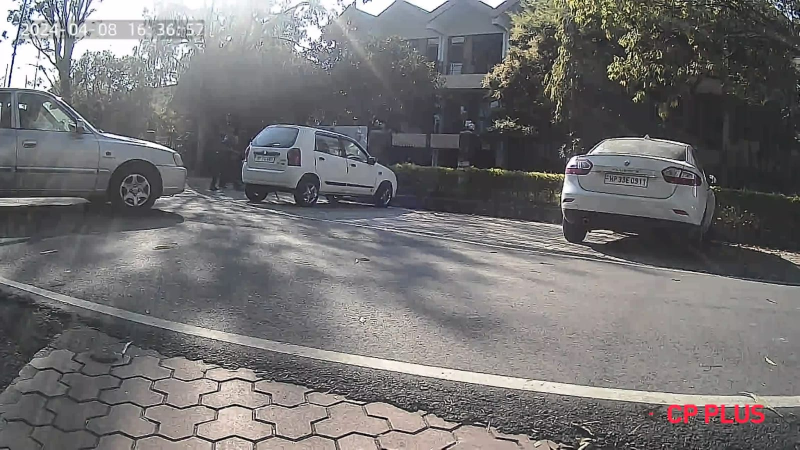
#> input picture controllers/parking-Python/kbh.jpeg, 1599 x 899 px (shown at 1/2 size)
$ python kbhmarks.py
#> lines starting #> are read from the running program, lines starting #| are printed output that depends on the picture
#> further down, image is the input picture: shape (899, 1599, 3); mean B, G, R 114.6, 113.8, 115.3
import cv2 as cv
import pickle #its used to save the data and move it to some file

try:
    with open("kbhposn",'rb') as f:
        poslist=pickle.load(f)
except:
    poslist=[]

width,height=200,200
def rescaleframe(frame,scale=0.75):
#> called with scale = 0.75
    width=int(frame.shape[1]*scale)
#> width = 1199
    height=int(frame.shape[0]*scale)
#> height = 674
    dimensions=(width,height)
#> dimensions = (1199, 674)
    return cv.resize(frame,dimensions,interpolation=cv.INTER_AREA)
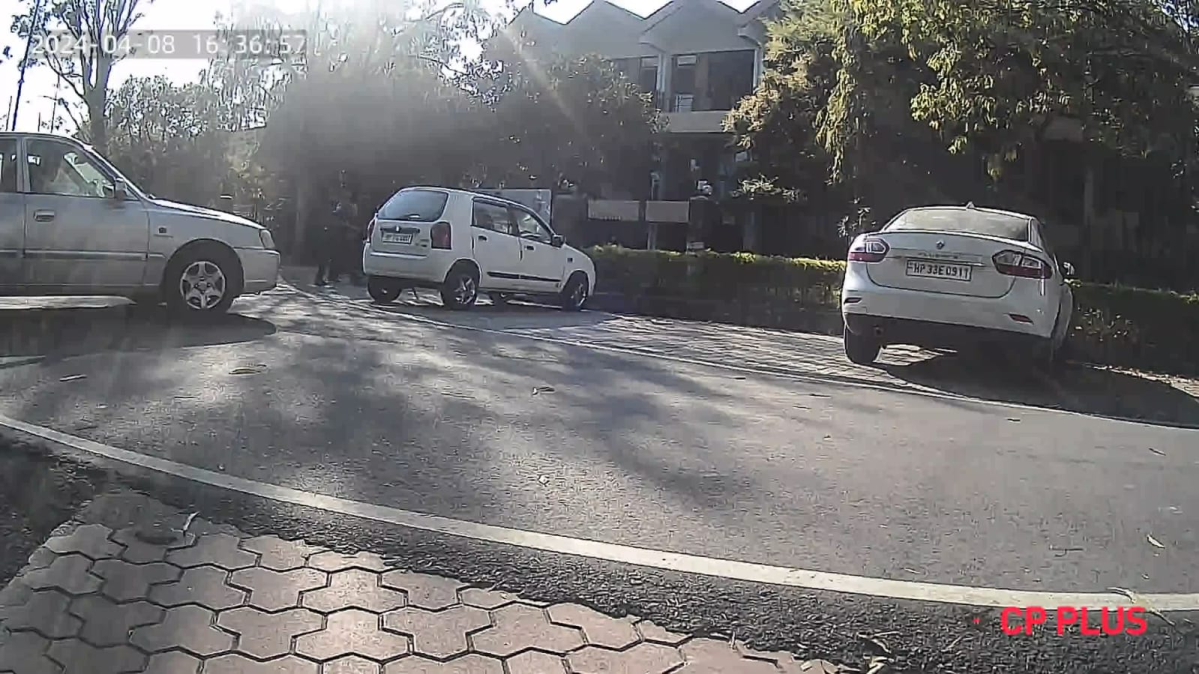
#> returned value: shape (674, 1199, 3); mean of channels 0, 1, 2 114.6, 113.8, 115.3; drawn as B, G, R
def mouseclick(events,x,y,flags,params):
    if events==cv.EVENT_LBUTTONDOWN:
        poslist.append((x,y))
    if events==cv.EVENT_RBUTTONDOWN:
        for i,pos in enumerate(poslist):
            x1,y1=pos
            if x1<x<x1+width and y1<y<y1+height:
                poslist.pop(i)
    with open("kbhposn",'wb') as f:
        pickle.dump(poslist,f)

while True:
    image=cv.imread("kbh.jpeg")#new frames aren't generated
    image_r=rescaleframe(image)
    #we are not saving them
    for pos in poslist:
        cv.rectangle(image_r,pos,(pos[0]+width,pos[1]+height),(255,0,255),2)
    cv.imshow("img",image_r)
    cv.setMouseCallback("img",mouseclick)
    if cv.waitKey(1) &0xFF==ord("q"):
#> (key q is pressed here)
        break

$ run again, with controllers/parking-Python/171257379740342.jpg copied over controllers/parking-Python/kbh.jpeg
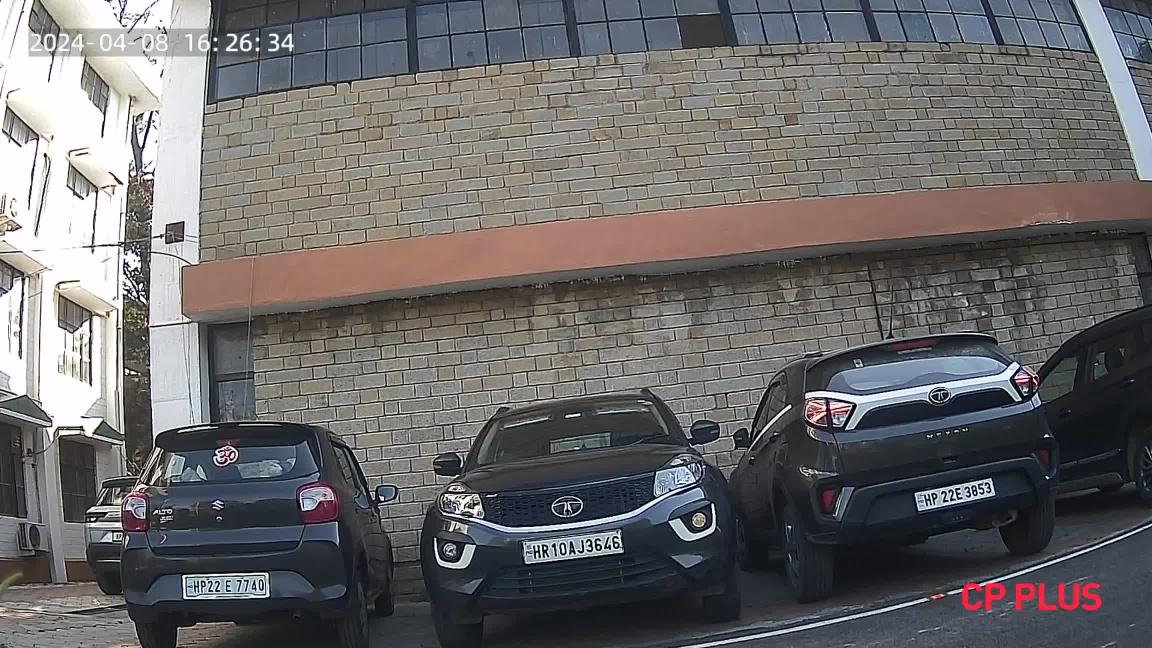
#> input picture controllers/parking-Python/171257379740342.jpg, 2304 x 1296 px (shown at 1/2 size)
#> image is the input picture: shape (1296, 2304, 3); mean B, G, R 105.9, 105.2, 107.2
#> in rescaleframe, `return cv.resize(frame,dimensions,interpolation=cv.INTER_AREA)`:
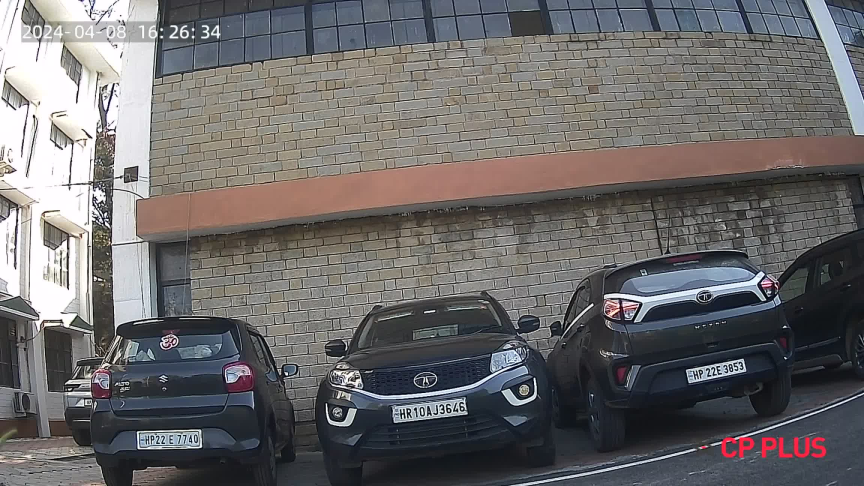
#> returned value: shape (972, 1728, 3) (shown at 1/2 size); mean of channels 0, 1, 2 105.9, 105.2, 107.2; drawn as B, G, R
